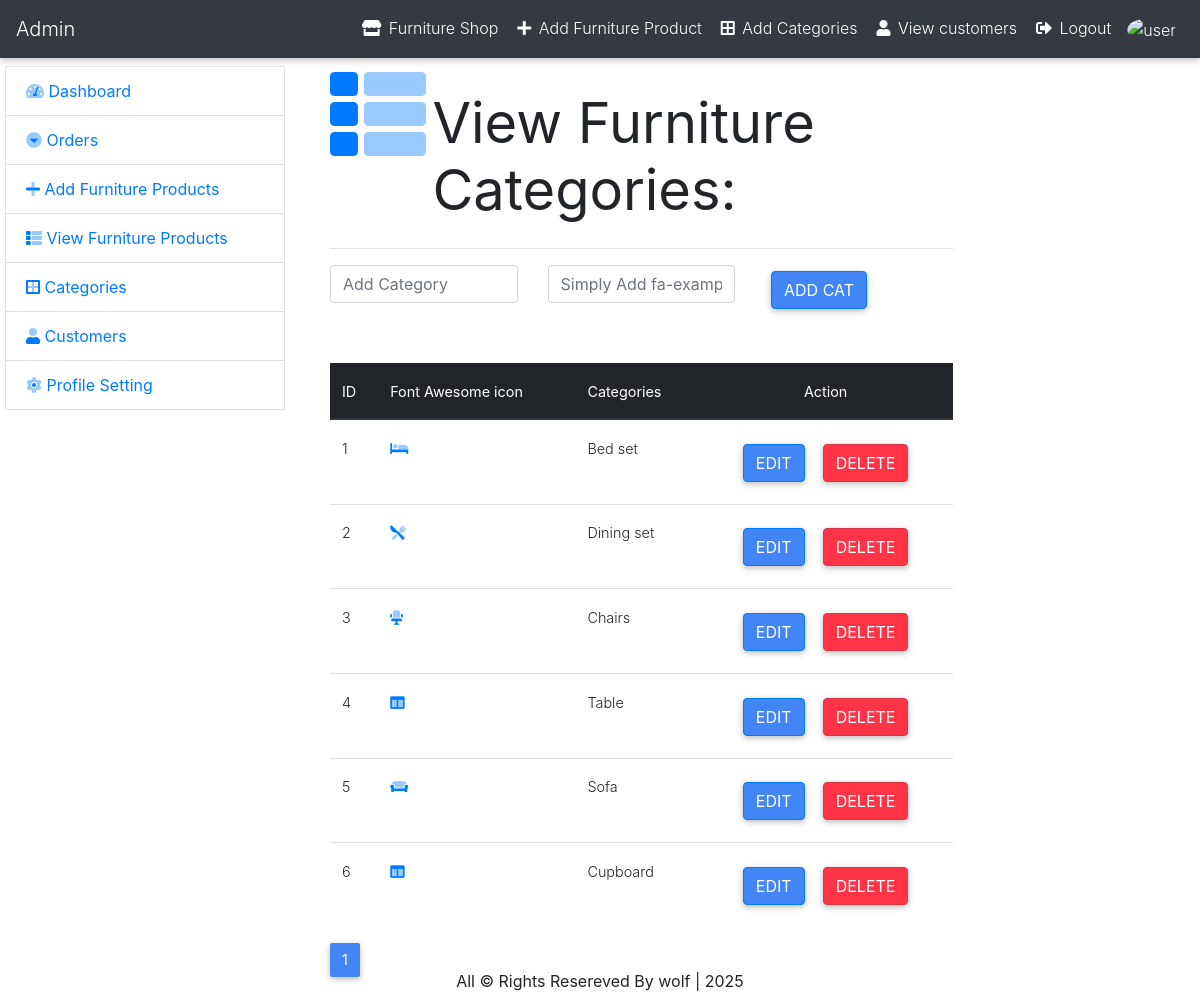
Screenshot of /admin/category.php (signed in) with the database file from the repository.
### tables this page shows
CREATE TABLE `categories` (
  `id` int(11) NOT NULL,
  `category` varchar(100) NOT NULL,
  `fontawesome-icon` varchar(25) NOT NULL
);

### admin/category.php (the view, shortened to what this page needs)
<?php
require_once('include/header.php');
?>
<div class="container-fluid mt-2">
  <div class="row">
    <div class="col-md-3 col-lg-3">
      <?php require_once('include/sidebar.php'); ?>
    </div>
    <div class="col-md-9 col-lg-9">
      <div class="col-md-9">
        <div class="row">
          <div class="col-md-1">
            <i class="fad fa-th-list fa-6x text-primary"></i>
          </div>
          <div class="col-md-11 text-left mt-4">
            <h1 class="ml-5 display-4 font-weight-normal">View Furniture Categories:</h1>
          </div>
        </div>
        <hr>
        <form action="" method="post">
          <div class="row">
            <div class="col-lg-8">
              <div class="row">
                <div class="col-lg-6">
                  <input type="text" name="category" class="form-control" placeholder="Add Category">
                </div>
                <div class="col-lg-6">
                  <input type="text" name="fonts" class="form-control" placeholder="Simply Add fa-example ">
                </div>
              </div>
            </div>
            <div class="col-lg-4">
              <input type="submit" name="submit" class="btn btn-primary" value="Add cat" name="category">
            </div><br />
          </div>
        </form>
        <?php
        $r_data = 6;
        $pquery = "SELECT * FROM categories";
        $prun   = mysqli_query($con, $pquery);
        $prow   = mysqli_num_rows($prun);
        $page   = ceil($prow / $r_data);
        if (isset($_GET['tdata_id'])) {
          $t_id = $_GET['tdata_id'];
        } else {
          $t_id = 1;
        }
        $pro_start = ($t_id - 1) * $r_data;
        $query = " SELECT * FROM categories ORDER BY id ASC LIMIT $pro_start,$r_data";
        $run = mysqli_query($con, $query);
        if (mysqli_num_rows($run) > 0) {
        ?>
          <div class="row mt-5">
            <div class="col-md-12 col-lg-12">
              <table class="table table-hover">
                <thead class="thead-dark">
                  <tr>
                    <th>ID</th>
                    <th>Font Awesome icon</th>
                    <th>Categories</th>
                    <th class="text-center">Action</th>
                  </tr>
                </thead>
                <tbody>
                  <?php
                  while ($row = mysqli_fetch_array($run)) {
                    $id = $row['id'];
                    $font_awesome = $row['fontawesome-icon'];
                    $category = ucfirst($row['category']);
                  ?>
                    <tr>
                      <td><?php echo $id; ?></td>
                      <td><i class="text-primary <?php echo 'fad ' . $font_awesome; ?>"></i></td>
                      <td><?php echo $category; ?></td>
                      <td class="text-center">
                        <a href="editcat.php?edit=<?php echo $id; ?>"><button type="button" class="btn btn-primary">Edit</button>
                        </a>
                        <a href="category.php?del=<?php echo $id; ?>"><button class='ml-2 btn btn-danger' value='Delete'>Delete</button></a>
                      </td>
                    </tr>
                  <?php
                  }
                  ?>
                </tbody>
              </table>
              <ul class="pagination">
                <?php for ($i = 1; $i <= $page; $i++) {
                  echo "<li class='page-item " . ($t_id == $i ? 'active' : '') . "'><a class='page-link' href='category.php?tdata_id=" . $i . "'>$i</a></li>";
                }
                ?>
              </ul>
            </div>
          </div>
        <?php
        }
        ?>
      </div>
    </div>
  </div>
  <?php
  require_once('include/footer.php');
  ?>

### admin/css/style.css (style rules this page uses)
* { margin: 0px; padding: 0px; }

### rows the page displays
categories: id "1", category "Bed set"
categories: id "2", category "Dining set"
categories: id "3", category "Chairs"
categories: id "4", category "Table"
categories: id "5", category "Sofa"
categories: id "6", category "Cupboard"
